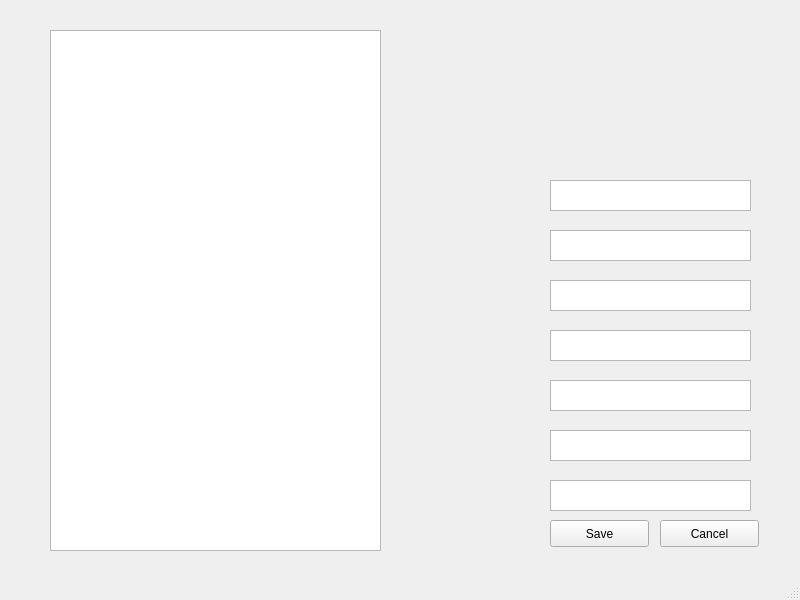
<?xml version="1.0" encoding="UTF-8"?>
<ui version="4.0">
 <class>MainWindow</class>
 <widget class="QMainWindow" name="MainWindow">
  <property name="geometry">
   <rect>
    <x>0</x>
    <y>0</y>
    <width>800</width>
    <height>600</height>
   </rect>
  </property>
  <property name="minimumSize">
   <size>
    <width>800</width>
    <height>600</height>
   </size>
  </property>
  <property name="maximumSize">
   <size>
    <width>800</width>
    <height>600</height>
   </size>
  </property>
  <property name="windowTitle">
   <string>MainWindow</string>
  </property>
  <widget class="QWidget" name="centralwidget">
   <widget class="QLabel" name="label">
    <property name="geometry">
     <rect>
      <x>570</x>
      <y>10</y>
      <width>141</width>
      <height>121</height>
     </rect>
    </property>
    <property name="text">
     <string/>
    </property>
    <property name="pixmap">
     <pixmap>../../Pictures/user.png</pixmap>
    </property>
    <property name="scaledContents">
     <bool>true</bool>
    </property>
   </widget>
   <widget class="QListView" name="listView">
    <property name="geometry">
     <rect>
      <x>50</x>
      <y>30</y>
      <width>331</width>
      <height>521</height>
     </rect>
    </property>
   </widget>
   <widget class="QTextEdit" name="textEdit">
    <property name="geometry">
     <rect>
      <x>550</x>
      <y>180</y>
      <width>201</width>
      <height>31</height>
     </rect>
    </property>
   </widget>
   <widget class="QTextEdit" name="textEdit_2">
    <property name="geometry">
     <rect>
      <x>550</x>
      <y>230</y>
      <width>201</width>
      <height>31</height>
     </rect>
    </property>
   </widget>
   <widget class="QTextEdit" name="textEdit_3">
    <property name="geometry">
     <rect>
      <x>550</x>
      <y>280</y>
      <width>201</width>
      <height>31</height>
     </rect>
    </property>
   </widget>
   <widget class="QTextEdit" name="textEdit_4">
    <property name="geometry">
     <rect>
      <x>550</x>
      <y>330</y>
      <width>201</width>
      <height>31</height>
     </rect>
    </property>
   </widget>
   <widget class="QTextEdit" name="textEdit_5">
    <property name="geometry">
     <rect>
      <x>550</x>
      <y>380</y>
      <width>201</width>
      <height>31</height>
     </rect>
    </property>
   </widget>
   <widget class="QTextEdit" name="textEdit_6">
    <property name="geometry">
     <rect>
      <x>550</x>
      <y>430</y>
      <width>201</width>
      <height>31</height>
     </rect>
    </property>
   </widget>
   <widget class="QTextEdit" name="textEdit_7">
    <property name="geometry">
     <rect>
      <x>550</x>
      <y>480</y>
      <width>201</width>
      <height>31</height>
     </rect>
    </property>
   </widget>
   <widget class="QPushButton" name="pushButton">
    <property name="geometry">
     <rect>
      <x>550</x>
      <y>520</y>
      <width>99</width>
      <height>27</height>
     </rect>
    </property>
    <property name="text">
     <string>Save</string>
    </property>
   </widget>
   <widget class="QPushButton" name="pushButton_2">
    <property name="geometry">
     <rect>
      <x>660</x>
      <y>520</y>
      <width>99</width>
      <height>27</height>
     </rect>
    </property>
    <property name="text">
     <string>Cancel</string>
    </property>
   </widget>
  </widget>
  <widget class="QMenuBar" name="menubar">
   <property name="geometry">
    <rect>
     <x>0</x>
     <y>0</y>
     <width>800</width>
     <height>25</height>
    </rect>
   </property>
  </widget>
  <widget class="QStatusBar" name="statusbar"/>
 </widget>
 <resources/>
 <connections/>
</ui>
